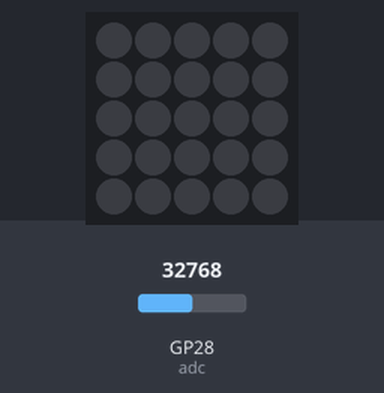
A program run on a simulated Raspberry Pi Pico running MicroPython. Shown: 5×5 RGB LED matrix. The test bench sets the inputs (shaded band); at power-on: GP28 (adc) = 32768 (analog values on the 0–65535 scale). The 25 LEDs are laid out as on the BitDogLab board (LED 0 bottom right, every second row reversed).

Above: at 1.2 s.
1.3 s: GP28 (adc) set to 45874
At 2.5 s:
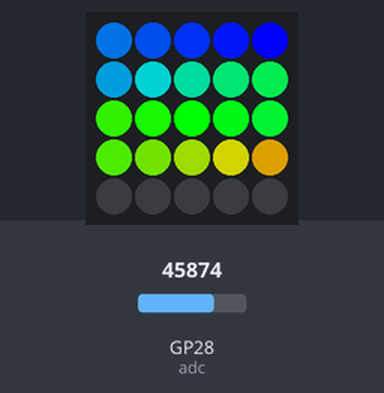
2.8 s: GP28 (adc) set to 57670
At 3.7 s:
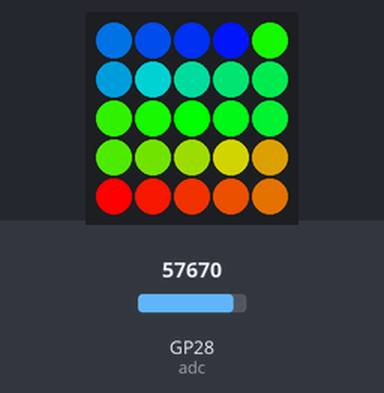
4.3 s: GP28 (adc) set to 65535
At 4.9 s:
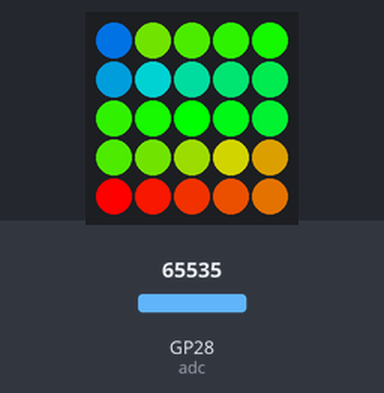
5.8 s: GP28 (adc) set to 32767
At 7.1 s:
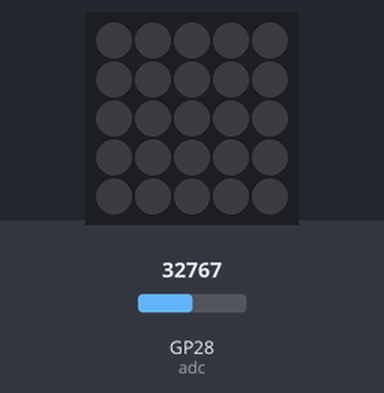
Timing chart, 0 to 8.3 s (numbered marks = the images above; inputs shaded):
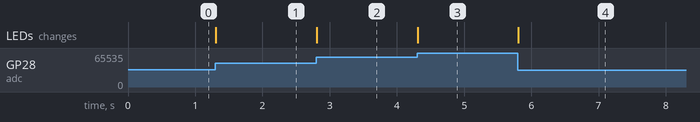

The program:

Micro_V1A_funcionando.py
```python
import machine
import neopixel
import time
import math

# Configuração da matriz
NUM_COLS = 5
NUM_ROWS = 5
NUM_LEDS = NUM_COLS * NUM_ROWS
PIN_NUM = 7  # GPIO7 para Neopixel

# Inicialização do Neopixel e ADC para o microfone
np = neopixel.NeoPixel(machine.Pin(PIN_NUM), NUM_LEDS)
adc = machine.ADC(machine.Pin(28))  # GP28 para o microfone

OFFSET = int(1.65 / 3.3 * 65536)  # Valor ADC correspondente a 1,65V

def color_gradient(percentage):
    if percentage < 0.5:
        # De azul para verde
        r = 0
        g = int(510 * percentage)
        b = 255 - g
    else:
        # De verde para vermelho
        g = 255 - int(510 * (percentage - 0.5))
        r = 255 - g
        b = 0
    return (r, g, b)

def set_pixel(x, y, r, g, b):
    index = (NUM_ROWS - 1 - y) * NUM_COLS + x
    np[index] = (r, g, b)

def update_display():
    np.write()

def vu_meter(adc_value, last_value):
    volume = max(0, (adc_value - OFFSET)*3)  # Subtrai o offset e garante que o valor seja positivo
    volume_ratio = volume / 65536.0
    num_leds_lit = int(NUM_LEDS * (math.log10(1 + 9 * volume_ratio)))

    if num_leds_lit != last_value:
        np.fill((0, 0, 0))
        for i in range(num_leds_lit):
            x = i % NUM_COLS
            y = i // NUM_COLS
            r, g, b = color_gradient(i / (NUM_LEDS - 1))
            set_pixel(x, y, r, g, b)
        update_display()

    return num_leds_lit

last_value = 0
while True:
    adc_value = adc.read_u16()
    last_value = vu_meter(adc_value, last_value)
    time.sleep(0.01)
```

Measured:
- after the input at 1.3 s, the LEDs: change at once (image 1)
- after the input at 2.8 s, the LEDs: change at once (image 2)
- after the input at 4.3 s, the LEDs: change at once (image 3)
- after the input at 5.8 s, the LEDs: change at once (image 4)
